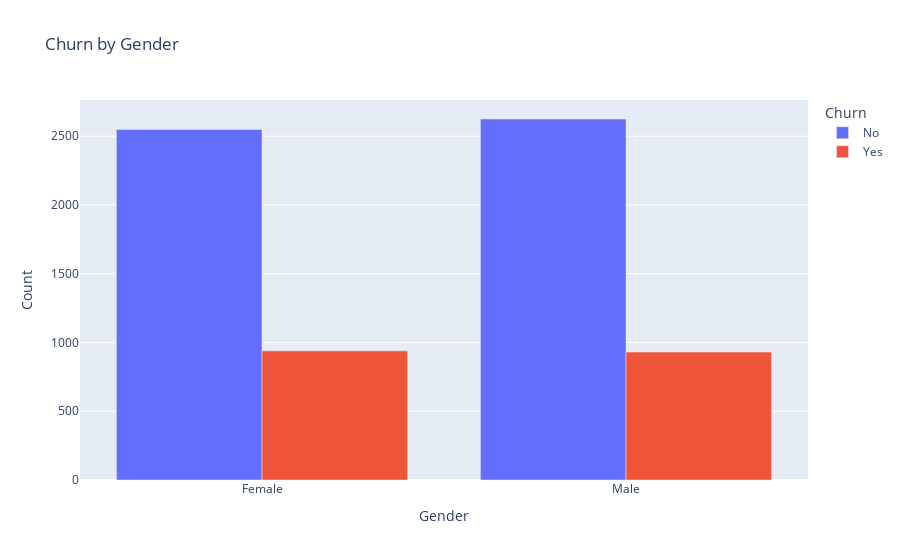

The cell this chart's notebook holds for it:
### Markdown cell above
From the given pie chart we can conclude that 26.54% of our customers have churned out. 
Not let's explore the reason behind it

### Code cell
# ------------------------------------------------
# 📝 Seaborn/Matplotlib: Countplot for Churn by Gender
# ------------------------------------------------
plt.figure(figsize=(3,3))  # Set the figure size to 3x3 inches

# Create a countplot with 'gender' on the x-axis and Churn differentiation using hue
sns.countplot(x="gender", data=df, hue="Churn")

# Set the title of the plot
plt.title("Churn by Gender")

# Display the plot
plt.show()

# ------------------------------------------------
# 📝 Explanation:
# ------------------------------------------------
# ✅ `plt.figure(figsize=(3,3))`: 
#    - Defines the figure size (3x3 inches) for better readability.
#
# ✅ `sns.countplot(x="gender", data=df, hue="Churn")`: 
#    - Creates a bar chart where the **x-axis represents gender (Male/Female)**.
#    - The **y-axis represents the count of customers** in each gender category.
#    - The `hue="Churn"` argument splits each gender category into **Churned (Yes/No)**.
#
# ✅ `plt.title("Churn by Gender")`: 
#    - Sets the title of the plot.
#
# ✅ `plt.show()`: 
#    - Displays the visualization.

# ------------------------------------------------
# 🚀 Next Step: Interactive Plotly Version
# ------------------------------------------------

# ------------------------------------------------
# 📝 Plotly: Interactive Bar Chart for Churn by Gender
# ------------------------------------------------
fig = px.bar(df.groupby(["gender", "Churn"]).size().reset_index(name="Count"),  
             x="gender",  
             y="Count",  
             color="Churn",  
             title="Churn by Gender",  
             barmode="group",  # Groups the bars side by side
             color_discrete_sequence=['#636EFA', '#EF553B'])  # Custom colors

fig.update_layout(xaxis_title="Gender", yaxis_title="Count")  # Axis labels
fig.show()  # Display the interactive chart

# ------------------------------------------------
# 📝 Explanation:
# ------------------------------------------------
# ✅ `df.groupby(["gender", "Churn"]).size().reset_index(name="Count")`: 
#    - Groups data by **Gender** and **Churn status**.
#    - Counts the number of occurrences in each category.
#
# ✅ `px.bar(...)`: 
#    - Creates an **interactive bar chart** using Plotly.
#    - `x="gender"`: Puts gender categories (Male/Female) on the x-axis.
#    - `y="Count"`: Puts the count of customers on the y-axis.
#    - `color="Churn"`: Differentiates Churn (Yes/No) using colors.
#    - `barmode="group"`: Places bars **side by side** for easy comparison.
#    - `color_discrete_sequence=['#636EFA', '#EF553B']`: Custom colors for clarity.
#
# ✅ `fig.update_layout(...)`: 
#    - Adds axis labels for better readability.
#
# ✅ `fig.show()`: 
#    - Displays the interactive bar chart.

# ------------------------------------------------
# 🚀 Why Use Plotly?
# ------------------------------------------------
# ✅ Interactive: Hover effects, tooltips, zooming, panning.
# ✅ Clear comparison of Churned vs Non-Churned for each gender.
# ✅ Useful for presentations and business analytics.

### Figure 1 — Plotly figure (JSON) as saved in the notebook; plotly's stock layout.template omitted (floating-point values rounded to 4 significant figures)
{"data": [{"alignmentgroup": "True", "hovertemplate": "Churn=No<br>gender=%{x}<br>Count=%{y}<extra></extra>", "legendgroup": "No", "marker": {"color": "#636EFA", "pattern": {"shape": ""}}, "name": "No", "offsetgroup": "No", "orientation": "v", "showlegend": true, "textposition": "auto", "type": "bar", "x": ["Female", "Male"], "xaxis": "x", "y": [2549, 2625], "yaxis": "y"}, {"alignmentgroup": "True", "hovertemplate": "Churn=Yes<br>gender=%{x}<br>Count=%{y}<extra></extra>", "legendgroup": "Yes", "marker": {"color": "#EF553B", "pattern": {"shape": ""}}, "name": "Yes", "offsetgroup": "Yes", "orientation": "v", "showlegend": true, "textposition": "auto", "type": "bar", "x": ["Female", "Male"], "xaxis": "x", "y": [939, 930], "yaxis": "y"}], "layout": {"barmode": "group", "legend": {"title": {"text": "Churn"}, "tracegroupgap": 0}, "title": {"text": "Churn by Gender"}, "xaxis": {"anchor": "y", "domain": [0, 1], "title": {"text": "Gender"}}, "yaxis": {"anchor": "x", "domain": [0, 1], "title": {"text": "Count"}}}}
